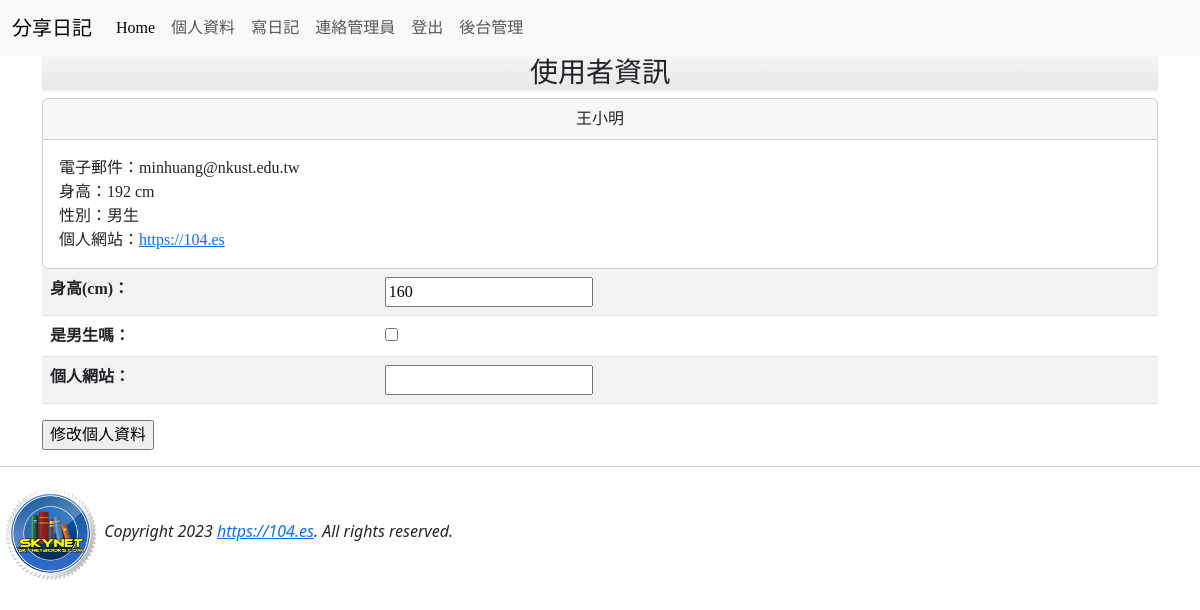
Page /userinfo/ (signed in) on the committed database.
### mysite/models.py (models this page shows, shortened)
class Profile(models.Model):
    user = models.OneToOneField(auth.models.User, on_delete=models.CASCADE)
    height = models.PositiveIntegerField(default=160)
    male = models.BooleanField(default=False)
    website = models.URLField(null=True)

### mysite/views.py (the view)
# urls.py: path('userinfo/', views.userinfo),
@login_required(login_url='/login/')
def userinfo(request):
    if request.user.is_authenticated:
        username = request.user.username
    user = User.objects.get(username=username)
    try:
        profile = models.Profile.objects.get(user=user)
    except:
        profile = models.Profile(user=user)
    if request.method == 'POST':
        profile_form = forms.ProfileForm(request.POST, instance=profile)
        if profile_form.is_valid():
            messages.add_message(request, messages.INFO, "個人資料已儲存")
            profile_form.save()
            return redirect('/userinfo')
        else:
            messages.add_message(request, messages.INFO, '要修改個人資料，每一個欄位都要填...')
    else:
        profile_form = forms.ProfileForm()
    return render(request, 'userinfo.html', locals())

### mysite/forms.py
class ProfileForm(forms.ModelForm):
    class Meta:
        model = models.Profile
        fields = ['height', 'male', 'website']
    def __init__(self, *args, **kwargs):
        super(ProfileForm, self).__init__(*args, **kwargs)
        self.fields['height'].label = '身高(cm)'
        self.fields['male'].label = '是男生嗎'
        self.fields['website'].label = '個人網站'

### templates/userinfo.html (shortened to what this page needs)
{% extends "base.html" %}
{% block content %}
<div class='container'>
<div class='row'>
    <div class='col-md-12'>
        <div class='panel panel-default'>
            <div class='panel-heading' align=center>
                <h3>使用者資訊</h3>
            </div>
        </div>
    </div>
</div>
<div class='row'>
    <div class='col-md-12'>
        <div class='card'>
            <div class='card-header' align=center>
                {{ profile.user.username | upper }}
            </div>
            <div class='card-body'>
                電子郵件：{{ profile.user.email }}<br/>
                身高：{{ profile.height }} cm<br/>
                性別：{{ profile.male | yesno:"男生,女生"}}<br/>
                個人網站：<a href='{{ profile.website }}'>{{ profile.website }}</a>
            </div>
        </div>
    </div>
</div>
<form name='myname' action='.' method='POST'>
    <table class="table table-striped">
    {{ profile_form.as_table }}
    </table>
    <input type='submit' value='修改個人資料'>
</form>
</div>
{% endblock %}

### templates/base.html (style rules this page uses)
h1, h2, h3, h4, h5, p, div { font-family: 微軟正黑體; }

### rows in the picture
Profile: user.username "王小明", user.email "minhuang@nkust.edu.tw", height "192", male "男生", website "https://104.es"
